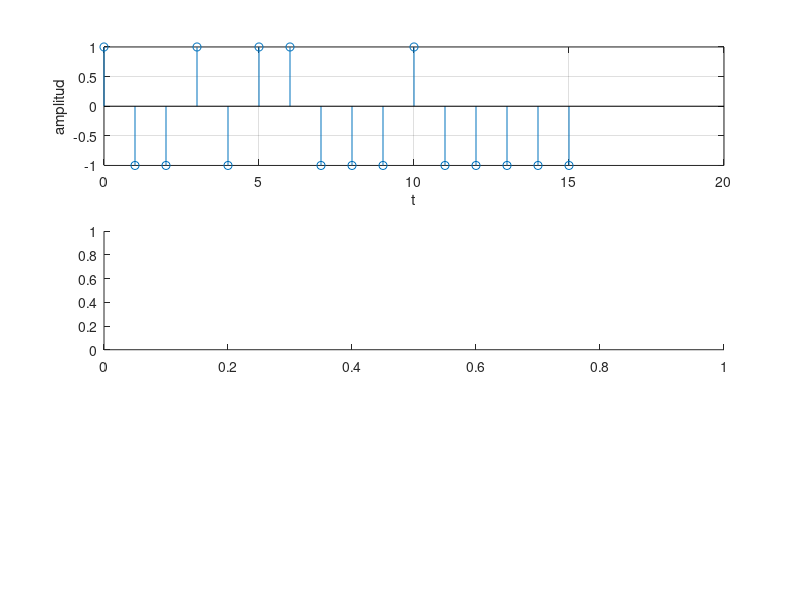

Write the MATLAB code that produced this figure. (Note: this script raises an error after producing the figure.)
clear all;
clc;
%1.- Simulacion de la transmisión ----------------------------------------- 
t = 0:1:15;
posw2 = [-1 -1;
         -1 +1];  
posw4 = [posw2 posw2; 
         posw2 -posw2];     
posw8 = [posw4 posw4;
         posw4 -posw4];
posw16= [posw8 posw8; 
         posw8 -posw8];
cxyt = posw16;

%Para generar cada usuario
% for i = 1:16
%     numal = rand;
%     if numal < 0.5
%         x(1,i) = -1;
%     elseif numal > 0.5  
%         x(1,i) = 1;
%     end
% end
x=[1 -1 -1 1 -1 1 1 -1 -1 -1 1 -1 -1 -1 -1 -1];

for i = 1:16
    xc(i,:) = cxyt(i,:).*x(1,i);
end

s1d = [0 0 0 0 0 0 0 0 0 0 0 0 0 0 0 0];
for i = 1:16
        s1d(1,:) = s1d(1,:) + xc(i,:);
end

%2.- Simulacion de la recepción ------------------------------------------- 
for i = 1:16
    multscxyt(i,:) = s1d(1,:) .* cxyt(i,:);
end

s2b = [0 0 0 0 0 0 0 0 0 0 0 0 0 0 0 0];
trans = [0 0 0 0 0 0 0 0 0 0 0 0 0 0 0 0];
for i = 1:16 %filas
    for ii = 1:16
            s2b(i) = s2b(i) + multscxyt(i,ii);
    end
    if  s2b(i) < 0 
        trans(i) = -1;
    elseif s2b(i) > 0 
        trans(i) = 1;
    end
end

figure(1)
subplot(3,1,1);
stem(t,x);
grid on;
xlabel('t');
ylabel('amplitud');
title(' ');

subplot(3,1,2);
stem(t,sgauss);
grid on;
xlabel('t');
ylabel('amplitud');
title(' ');

subplot(3,1,3);
stem(t,trans);
grid on;
xlabel('t');
ylabel('amplitud');
title(' ');

%Trans
trans
%Usuario
x 

% % %3.- Simulacion con ruido blanco aditivo y gaussiano----------------------- 
% for i = 1:16
%     r(i) = random('Normal',0,2);
%     sgauss(1,i) =  s1d(1,i) + r(i);  
% end
% 
% s1d
% sgauss
